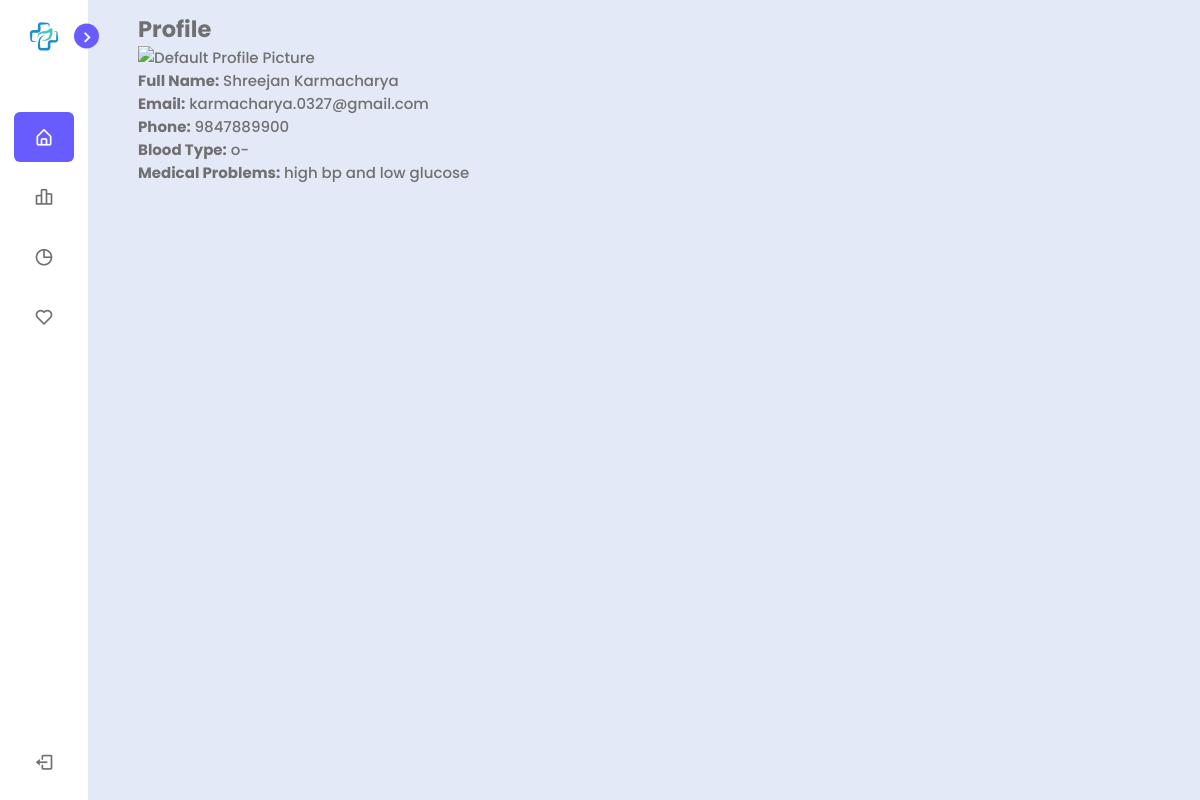
Screenshot of /templates/user_dashboard.php (signed in) with the database file from the repository.
### tables this page shows
CREATE TABLE `patients` (
  `id` int(11) NOT NULL,
  `username` varchar(50) NOT NULL,
  `password` varchar(255) NOT NULL,
  `email` varchar(100) NOT NULL,
  `first_name` varchar(50) NOT NULL,
  `last_name` varchar(50) NOT NULL,
  `date_of_birth` date NOT NULL,
  `address` varchar(255) NOT NULL,
  `phone` varchar(15) NOT NULL,
  `blood_type` varchar(3) DEFAULT NULL,
  `medical_problem` text DEFAULT NULL,
  `profile_picture` varchar(255) NOT NULL COMMENT 'Profile Picture Path'
);

### templates/user_dashboard.php (the view, shortened to what this page needs)
<!DOCTYPE html>
<html lang="en">
<head>
    <link rel="stylesheet" href="/medi-connect-main-2/css/user/dashboard_style.css" />
    <link href="https://unpkg.com/boxicons@2.1.1/css/boxicons.min.css" rel="stylesheet" />
</head>
<body>
    <nav class="sidebar close">
        <header>
            <div class="image-text">
                <span class="image">
                    <img src="/medi-connect-main-2/main-logo.png" alt="" />
                </span>
            </div>
            <i class="bx bx-chevron-right toggle"></i>
        </header>
        <div class="menu-bar">
            <div class="menu">
                <ul class="menu-links">
                    <li class="nav-link active" data-tab="dashboard">
                        <a href="#">
                            <i class="bx bx-home-alt icon"></i>
                        </a>
                    </li>
                    <li class="nav-link" data-tab="appointment">
                        <a href="#">
                            <i class="bx bx-bar-chart-alt-2 icon"></i>
                        </a>
                    </li>
                    <li class="nav-link" data-tab="medical-records">
                        <a href="#">
                            <i class="bx bx-pie-chart-alt icon"></i>
                        </a>
                    </li>
                    <li class="nav-link" data-tab="doctor-prescriptions">
                        <a href="#">
                            <i class="bx bx-heart icon"></i>
                        </a>
                    </li>
                </ul>
            </div>
            <div class="bottom-content">
                <li class="">
                    <a href="#">
                        <i class="bx bx-log-out icon"></i>
                    </a>
                </li>
            </div>
        </div>
    </nav>
    <section class="home">
        <div class="tab-content active" id="dashboard">
            <div class="text">
           <div class = "user-profile">
            <?php
                $servername = "localhost";
                $username = "root";
                $password = "";
                $dbname = "hospital_management";
                $conn = new mysqli($servername, $username, $password, $dbname);
                $user = $_SESSION['username'];
                $sql = "SELECT * FROM patients WHERE username = '$user'";
                $result = $conn->query($sql);
                if ($result->num_rows > 0) {
                    $row = $result->fetch_assoc();
                    echo "<section id='profile'>";
                    echo "<h2>Profile</h2>";
                    if (!empty($row['profile_picture'])) {
                        echo "<img src='" . $row['profile_picture'] . "' alt='Profile Picture' class='profile-picture'>";
                    } else {
                        echo "<img src='default_profile.png' alt='Default Profile Picture' class='profile-picture'>";
                    }
                    echo "<p><strong>Full Name:</strong> " . $row['first_name'] . " " . $row['last_name'] . "</p>";
                    echo "<p><strong>Email:</strong> " . $row['email'] . "</p>";
                    echo "<p><strong>Phone:</strong> " . $row['phone'] . "</p>";
                    echo "<p><strong>Blood Type:</strong> " . $row['blood_type'] . "</p>";
                    echo "<p><strong>Medical Problems:</strong> " . $row['medical_problem'] . "</p>";
                    echo "</section>";
                } else {
                    echo "<section id='profile'>";
                    echo "<h2>Profile</h2>";
                    echo "<p>No user information found.</p>";
                    echo "</section>";
                }
                ?>
                </div>
                </div>
                </div>
    </section>
</body>
</html>

### css/user/dashboard_style.css (style rules this page uses)
* { margin: 0; padding: 0; box-sizing: border-box; font-family: "Poppins", sans-serif; }
:root { --body-color: #e4e9f7; --sidebar-color: #fff; --primary-color: #695cfe; --hover-color: #cdc8ff; --hover-color-2: #9389ff; --secondary-color: #695cfe; --primary-color-light: #f6f5ff; --toggle-color: #ddd; --text-color: #707070; --tran-03: all 0.2s ease; --tran-03: all 0.3s ease; --tran-04: all 0.3s ease; --tran-05: all 0.3s ease; }
body { min-height: 100vh; background-color: var(--body-color); transition: var(--tran-05); }
.sidebar { position: fixed; top: 0; left: 0; height: 100%; width: 250px; padding: 10px 14px; background: var(--sidebar-color); transition: var(--tran-05); z-index: 100; }
.sidebar.close { width: 88px; }
.sidebar li { height: 50px; list-style: none; display: flex; align-items: center; margin-top: 10px; }
.sidebar header .image, .sidebar .icon { min-width: 60px; border-radius: 6px; }
.sidebar .icon { min-width: 60px; border-radius: 6px; height: 100%; display: flex; align-items: center; justify-content: center; font-size: 20px; }
.sidebar .text, .sidebar .icon { color: var(--text-color); transition: var(--tran-03); }
.sidebar header { position: relative; }
.sidebar header .image-text { display: flex; align-items: center; }
.sidebar header .image { display: flex; align-items: center; justify-content: center; }
.sidebar header .image img { width: 40px; border-radius: 6px; }
.sidebar header .toggle { position: absolute; top: 50%; right: -25px; transform: translateY(-50%) rotate(180deg); height: 25px; width: 25px; background-color: var(--primary-color); color: var(--sidebar-color); border-radius: 50%; display: flex; align-items: center; justify-content: center; font-size: 22px; cursor: pointer; transition: var(--tran-05); }
.sidebar.close .toggle { transform: translateY(-50%) rotate(0deg); }
.sidebar .menu { margin-top: 40px; }
.sidebar li a { list-style: none; height: 100%; background-color: transparent; display: flex; align-items: center; height: 100%; width: 100%; border-radius: 6px; text-decoration: none; transition: var(--tran-03); }
.sidebar li.active a { background-color: var(--secondary-color); }
.sidebar li.active .icon, .sidebar li.active .text { color: var(--sidebar-color); }
.sidebar .menu-bar { height: calc(100% - 55px); display: flex; flex-direction: column; justify-content: space-between; overflow-y: scroll; }
.home { position: absolute; top: 0; top: 0; left: 250px; height: 100vh; width: calc(100% - 250px); background-color: var(--body-color); transition: var(--tran-05); }
.home .text { font-size: 30px; font-weight: 500; color: var(--text-color); padding: 12px 60px; }
.sidebar.close ~ .home { left: 78px; height: 100vh; width: calc(100% - 78px); }
.tab-content { display: none; }
.tab-content.active { display: block; }
.user-profile { font-size: 15px; }

### rows the page displays
patients: first_name "Shreejan", last_name "Karmacharya", email "karmacharya.0327@gmail.com", phone "9847889900", blood_type "o-", medical_problem "high bp and low glucose"
